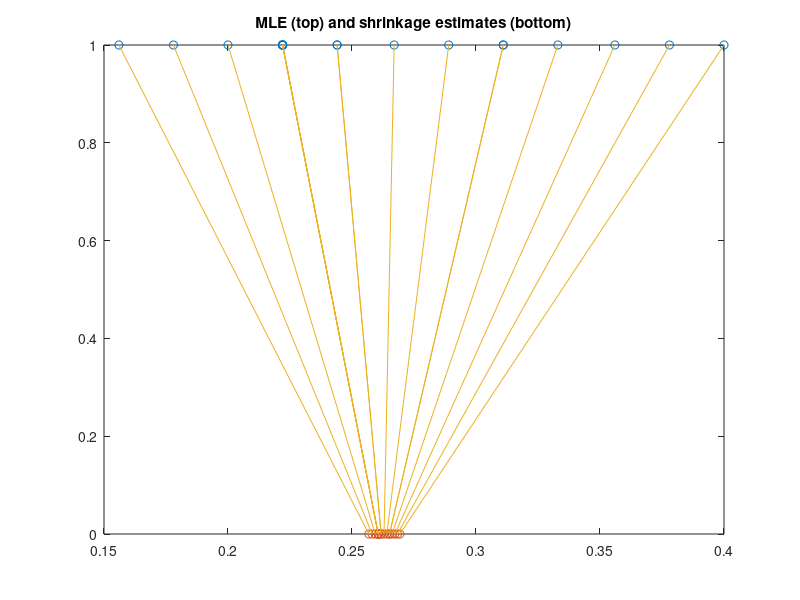

This chart was generated by the following MATLAB code: (Note: this script raises an error after producing the figure.)
%% Baseball Batting Average Shrinkage Estimates
% Reproduce example from
% "Data Analysis Using Stein's Estimator and its Generalizations"
% Bradley Efron; Carl Morris JASA Vol. 70, No. 350. (Jun., 1975), pp.
% 311-319.
%% Data
% 1970 batting averages for 18 major league players. 
% first column = batting average for first 45 at bats
% 2nd column   = batting everage for remainder of season

% This file is from pmtk3.googlecode.com

data = [0.400 0.346;
     0.378 0.298
     0.356 0.276
     0.333 0.222
     0.311 0.273
     0.311 0.270
     0.289 0.263
     0.267 0.210
     0.244 0.269
     0.244 0.230
     0.222 0.264
     0.222 0.256
     0.222 0.303
     0.222 0.264
     0.222 0.226
     0.200 0.285
     0.178 0.316
     0.156 0.200];
%% Data Transformation
y = data(:,1);
ytest = data(:,2);
n = 45;
x = sqrt(n)*asin(2*y-1); % arcsin transform
%% Shrinkage estimate
d = length(x);
xbar = mean(x);
V    = sum((x-xbar).^2);
s2   = V/d;
%B = (d-3)/V;% Efron-Morris shrinkage
sigma2 = 1; % by construction of the arcsin transform
B = sigma2/(sigma2 + max(0, s2-sigma2)); % B = lambda0
muShrunk = xbar + (1-B)*(x-xbar); 
%% Back transform
thetaShrunk = 0.5*(sin(muShrunk/sqrt(n))+1); 
thetaMLE = y;

%% Plot Shrinkage Estimates
figure;
plot(thetaMLE, ones(1, d) ,'o');
hold on
plot(thetaShrunk, 0*ones(1, d), 'o');
for i=1:d
  line([thetaMLE(i); thetaShrunk(i)], [1; 0]);
end
title('MLE (top) and shrinkage estimates (bottom)')
printPmtkFigure shrinkageDemoBaseballParams; 
%% Histograms
figure;
ndx = 1:5;
h = bar([ytest(ndx)';   thetaShrunk(ndx)'; thetaMLE(ndx)']');
legend({'true',  'shrunk', 'MLE'})
[im_hatch, colorlist] = applyhatch_pluscolor(gcf,'\-x.', 1);
mseMLE = mean((ytest-thetaMLE).^2);
mseShrink = mean((ytest-thetaShrunk).^2);
ttl = sprintf('MSE MLE = %6.4f, MSE shrunk = %6.4f', mseMLE, mseShrink)
title(ttl)
xlabel('player number')
ylabel('MSE')
printPmtkFigure shrinkageDemoBaseballPred; 
mseMLE/mseShrink
